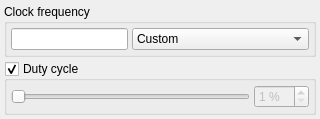
<?xml version="1.0" encoding="UTF-8"?>
<ui version="4.0">
 <class>AYMOptions</class>
 <widget class="QWidget" name="AYMOptions">
  <property name="geometry">
   <rect>
    <x>0</x>
    <y>0</y>
    <width>320</width>
    <height>116</height>
   </rect>
  </property>
  <property name="windowTitle">
   <string notr="true">AY/YM</string>
  </property>
  <layout class="QVBoxLayout">
   <property name="spacing">
    <number>4</number>
   </property>
   <property name="margin">
    <number>4</number>
   </property>
   <item>
    <widget class="QGroupBox" name="groupBox">
     <property name="title">
      <string>Clock frequency</string>
     </property>
     <layout class="QHBoxLayout">
      <property name="spacing">
       <number>4</number>
      </property>
      <property name="margin">
       <number>4</number>
      </property>
      <item>
       <widget class="QLineEdit" name="clockRateValue">
        <property name="inputMask">
         <string notr="true">D999999; </string>
        </property>
       </widget>
      </item>
      <item>
       <widget class="QComboBox" name="clockRatePresets">
        <property name="sizePolicy">
         <sizepolicy hsizetype="Maximum" vsizetype="Fixed">
          <horstretch>0</horstretch>
          <verstretch>0</verstretch>
         </sizepolicy>
        </property>
        <item>
         <property name="text">
          <string>Custom</string>
         </property>
        </item>
        <item>
         <property name="text">
          <string notr="true">ZX Spectrum (1.7734 MHz)</string>
         </property>
        </item>
        <item>
         <property name="text">
          <string notr="true">Pentagon (1.75 MHz)</string>
         </property>
        </item>
        <item>
         <property name="text">
          <string notr="true">Atari ST (2 MHz)</string>
         </property>
        </item>
        <item>
         <property name="text">
          <string notr="true">Amstrad CPC (1 MHz)</string>
         </property>
        </item>
       </widget>
      </item>
     </layout>
    </widget>
   </item>
   <item>
    <widget class="QGroupBox" name="dutyCycleGroup">
     <property name="sizePolicy">
      <sizepolicy hsizetype="Preferred" vsizetype="Maximum">
       <horstretch>0</horstretch>
       <verstretch>0</verstretch>
      </sizepolicy>
     </property>
     <property name="title">
      <string>Duty cycle</string>
     </property>
     <property name="checkable">
      <bool>true</bool>
     </property>
     <layout class="QHBoxLayout">
      <property name="spacing">
       <number>4</number>
      </property>
      <property name="margin">
       <number>4</number>
      </property>
      <item>
       <widget class="QSlider" name="dutyCycleValue">
        <property name="enabled">
         <bool>false</bool>
        </property>
        <property name="minimum">
         <number>1</number>
        </property>
        <property name="orientation">
         <enum>Qt::Horizontal</enum>
        </property>
       </widget>
      </item>
      <item>
       <widget class="QSpinBox" name="dutyCycleValuePrecise">
        <property name="enabled">
         <bool>false</bool>
        </property>
        <property name="sizePolicy">
         <sizepolicy hsizetype="Maximum" vsizetype="Fixed">
          <horstretch>0</horstretch>
          <verstretch>0</verstretch>
         </sizepolicy>
        </property>
        <property name="suffix">
         <string notr="true"> %</string>
        </property>
        <property name="minimum">
         <number>1</number>
        </property>
       </widget>
      </item>
     </layout>
    </widget>
   </item>
   <item>
    <spacer name="verticalSpacer">
     <property name="orientation">
      <enum>Qt::Vertical</enum>
     </property>
     <property name="sizeHint" stdset="0">
      <size>
       <width>0</width>
       <height>0</height>
      </size>
     </property>
    </spacer>
   </item>
  </layout>
 </widget>
 <resources/>
 <connections>
  <connection>
   <sender>dutyCycleValue</sender>
   <signal>valueChanged(int)</signal>
   <receiver>dutyCycleValuePrecise</receiver>
   <slot>setValue(int)</slot>
   <hints>
    <hint type="sourcelabel">
     <x>20</x>
     <y>20</y>
    </hint>
    <hint type="destinationlabel">
     <x>20</x>
     <y>20</y>
    </hint>
   </hints>
  </connection>
  <connection>
   <sender>dutyCycleValuePrecise</sender>
   <signal>valueChanged(int)</signal>
   <receiver>dutyCycleValue</receiver>
   <slot>setValue(int)</slot>
   <hints>
    <hint type="sourcelabel">
     <x>20</x>
     <y>20</y>
    </hint>
    <hint type="destinationlabel">
     <x>20</x>
     <y>20</y>
    </hint>
   </hints>
  </connection>
  <connection>
   <sender>dutyCycleGroup</sender>
   <signal>toggled(bool)</signal>
   <receiver>dutyCycleValue</receiver>
   <slot>setEnabled(bool)</slot>
   <hints>
    <hint type="sourcelabel">
     <x>20</x>
     <y>20</y>
    </hint>
    <hint type="destinationlabel">
     <x>20</x>
     <y>20</y>
    </hint>
   </hints>
  </connection>
  <connection>
   <sender>dutyCycleGroup</sender>
   <signal>toggled(bool)</signal>
   <receiver>dutyCycleValuePrecise</receiver>
   <slot>setEnabled(bool)</slot>
   <hints>
    <hint type="sourcelabel">
     <x>20</x>
     <y>20</y>
    </hint>
    <hint type="destinationlabel">
     <x>20</x>
     <y>20</y>
    </hint>
   </hints>
  </connection>
 </connections>
</ui>
